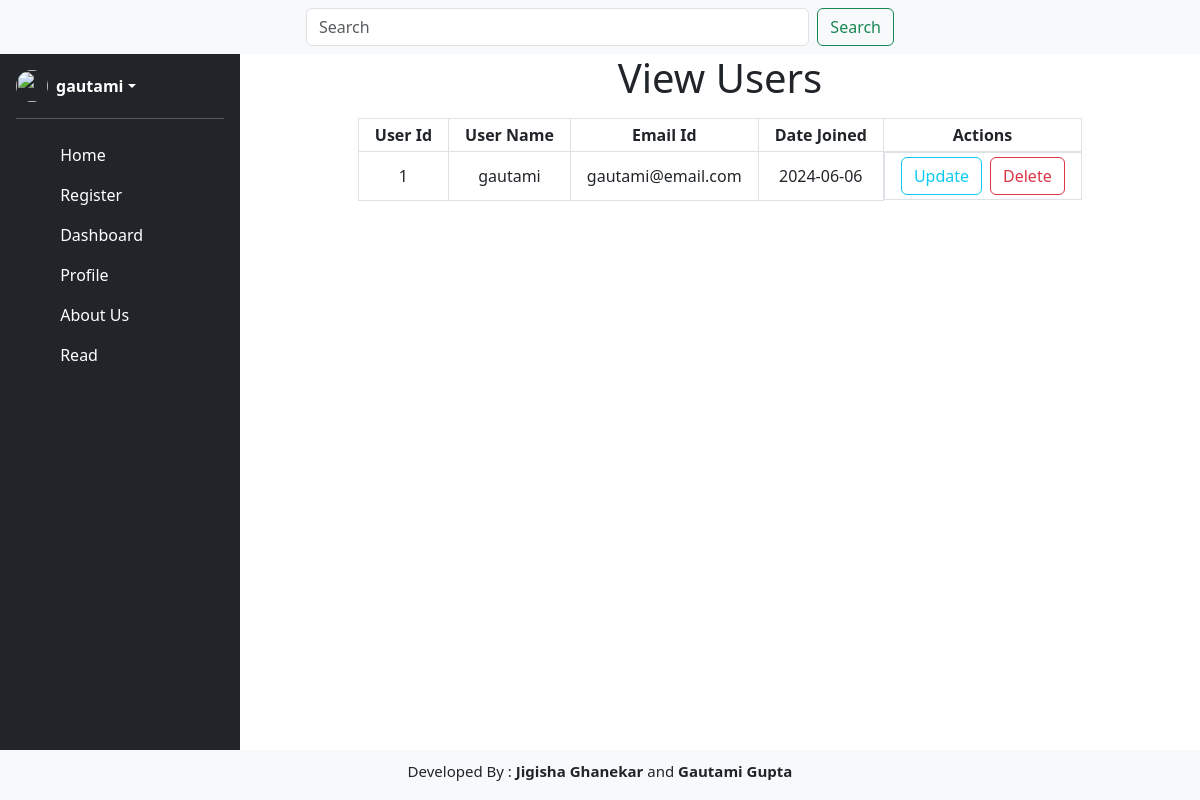
The app's page /read (signed in), older data.
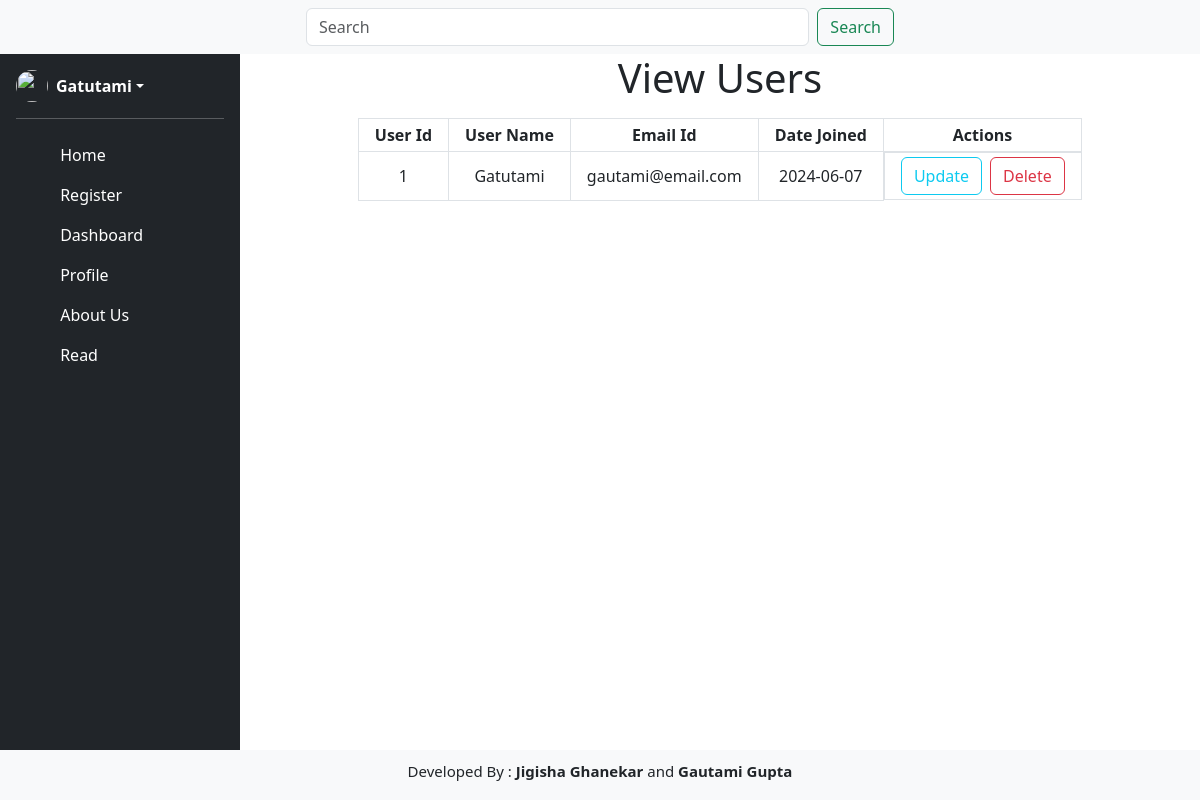
The same page, newer data.
### app.py (models this page shows, shortened)
class User(db.Model):
    user_id = db.Column(db.Integer, primary_key=True)
    name = db.Column(db.String(200), nullable=False)
    email = db.Column(db.String(500), unique=True)
    date_joined = db.Column(db.Date, default = datetime.datetime.utcnow())
    password = db.Column(db.String(100), nullable=False)
    relation = db.relationship('Blog', backref='user', lazy=True)

### app.py (the view)
@app.route('/read', methods=['GET', 'POST'])
def read():
    data = User.query.all()
    if request.method == 'POST':
        user_id = request.form.get('update')
        if user_id:
            return redirect(url_for('update', user_id=user_id))
    return render_template('read.html', data=data)

### app.py (called while the page is built)
def is_logged_in():
    return 'logged_in' in session

def get_logged_in_user():
    if 'logged_in' in session and 'email' in session:
        return {'email': session['email'], 'name': session['name']}
    return None

@app.context_processor
def inject_user():
    return dict(logged_in=is_logged_in(), user=get_logged_in_user())

### templates/read.html (shortened to what this page needs)
{% extends "index.html" %}
{% block read %}
    <h1 class="text-center mb-3">View Users</h1>
    <table class="mx-auto">
        <tr>
            <th class="border px-3 py-1 text-center">User Id</th>
            <th class="border px-3 py-1 text-center">User Name</th>
            <th class="border px-3 py-1 text-center">Email Id</th>
            <th class="border px-3 py-1 text-center">Date Joined</th>
            <th class="border px-3 py-1 text-center">Actions</th>
        </tr>
        {% for d in data %}
        <tr>
            <td class="border px-3 py-1 text-center">{{d.user_id}}</td>
            <td class="border px-3 py-1 text-center">{{d.name}}</td>
            <td class="border px-3 py-1 text-center">{{d.email}}</td>
            <td class="border px-3 py-1 text-center">{{d.date_joined}}</td>
            <td class="border px-3 py-1 text-center d-flex gap-2">
                <form action="{{url_for('read')}}" method="post">
                    <button type="submit" class="btn btn-outline-info">Update</button>
                </form>
                <form action="{{url_for('delete')}}" method="post">
                    <button type="submit" class="btn btn-outline-danger">Delete</button>
                </form>
            </td>
        </tr>
        {% endfor %}
    </table>
{% endblock read %}

### templates/index.html (shortened to what this page needs)
<!DOCTYPE html>
<html lang="en">
<head>
    <link href="https://cdn.jsdelivr.net/npm/bootstrap@5.3.3/dist/css/bootstrap.min.css" rel="stylesheet">
</head>
<body>
    <nav class="navbar navbar-expand-lg bg-body-tertiary">
      <div class="container-fluid">
        <div class="collapse navbar-collapse" id="navbarSupportedContent">
            <form class="d-flex mx-auto w-50" role="search">
              <input class="form-control me-2" type="search" placeholder="Search" aria-label="Search">
              <button class="btn btn-outline-success" type="submit">Search</button>
            </form>
        </div>
      </div>
    </nav>
    <div class="center d-flex">
        <div class="d-flex flex-column flex-shrink-0 p-3 text-white bg-dark position-absolute" style="width:20%; height:92vh">
        <a href="/" class="d-flex align-items-center mb-3 mb-md-0 me-md-auto text-white text-decoration-none">
          {% if logged_in %}
          <div class="dropdown">
            <a href="#" class="d-flex align-items-center text-white text-decoration-none dropdown-toggle" id="dropdownUser1" data-bs-toggle="dropdown" aria-expanded="false">
              <img src="https://github.com/mdo.png" alt="" width="32" height="32" class="rounded-circle me-2">
                <strong>{{user.name}}</strong>
              </a>
          </div>
          {% else %}
          <button type="button" class="btn btn-outline-secondary">
                  <a class="nav-link" href="login">Login</a>
          </button>
          {% endif %}
        </a>
        <hr>
        <ul class="nav nav-pills flex-column mb-auto">
          <li class="nav-item">
            <a href="/" class="nav-link text-white" aria-current="page">
              <svg class="bi me-2" width="16" height="16"><use xlink:href="/"></use></svg>
                Home
            </a>
          </li>
          <li>
            <a href="register" class="nav-link text-white">
              <svg class="bi me-2" width="16" height="16"><use xlink:href="register"></use></svg>
              Register
            </a>
          </li>
          {% if logged_in %}
          <li>
            <a href="dashboard" class="nav-link text-white">
              <svg class="bi me-2" width="16" height="16"><use xlink:href="dashboard"></use></svg>
              Dashboard
            </a>
          </li>
          <li>
            <a href="profile" class="nav-link text-white">
              <svg class="bi me-2" width="16" height="16"><use xlink:href="profile"></use></svg>
              Profile
              </a>
              </li>
            {% endif %}
            <li>
            <a href="aboutus" class="nav-link text-white">
              <svg class="bi me-2" width="16" height="16"><use xlink:href="aboutus"></use></svg>
              About Us
            </a>
          </li>
            <li>
            <a href="read" class="nav-link text-white">
              <svg class="bi me-2" width="16" height="16"><use xlink:href="read"></use></svg>
              Read
            </a>
          </li>
        </ul>
      </div>
      <div class="contentdiv" style="width:80%; position:absolute; right:0;">
        {% block read %}{% endblock read %}
      </div>
    </div>
      <div class="w-100 p-2 bg-body-tertiary d-flex align-items-center justify-content-center position-fixed fixed-bottom" style="height:50px;">
          <h1 class="" style="font-size:15px;">Developed By : <a href="https://portfolio-jigisha15.vercel.app/" class="text-dark fw-bold text-decoration-none" target="_blank">Jigisha Ghanekar</a> and <a href="https://portfolio-phi-ten-18.vercel.app/" class="text-dark fw-bold text-decoration-none" target="_blank">Gautami Gupta</a> </h1>
      </div>
</body>
</html>

Row changes from the older to the newer data that the page shows:
changed User "gautami@email.com": name "gautami" → "Gatutami"; date_joined "2024-06-06" → "2024-06-07"
